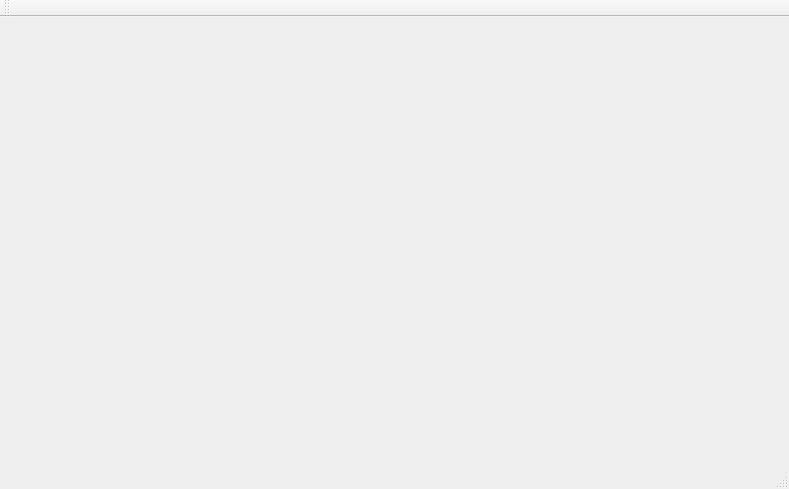
<?xml version="1.0" encoding="UTF-8"?>
<ui version="4.0">
 <class>MainWindow</class>
 <widget class="QMainWindow" name="MainWindow">
  <property name="geometry">
   <rect>
    <x>0</x>
    <y>0</y>
    <width>789</width>
    <height>489</height>
   </rect>
  </property>
  <property name="windowTitle">
   <string>MainWindow</string>
  </property>
  <widget class="QWidget" name="centralWidget"/>
  <widget class="QMenuBar" name="menuBar">
   <property name="geometry">
    <rect>
     <x>0</x>
     <y>0</y>
     <width>789</width>
     <height>26</height>
    </rect>
   </property>
  </widget>
  <widget class="QToolBar" name="mainToolBar">
   <attribute name="toolBarArea">
    <enum>TopToolBarArea</enum>
   </attribute>
   <attribute name="toolBarBreak">
    <bool>false</bool>
   </attribute>
  </widget>
  <widget class="QStatusBar" name="statusBar"/>
 </widget>
 <layoutdefault spacing="6" margin="11"/>
 <resources/>
 <connections/>
</ui>
